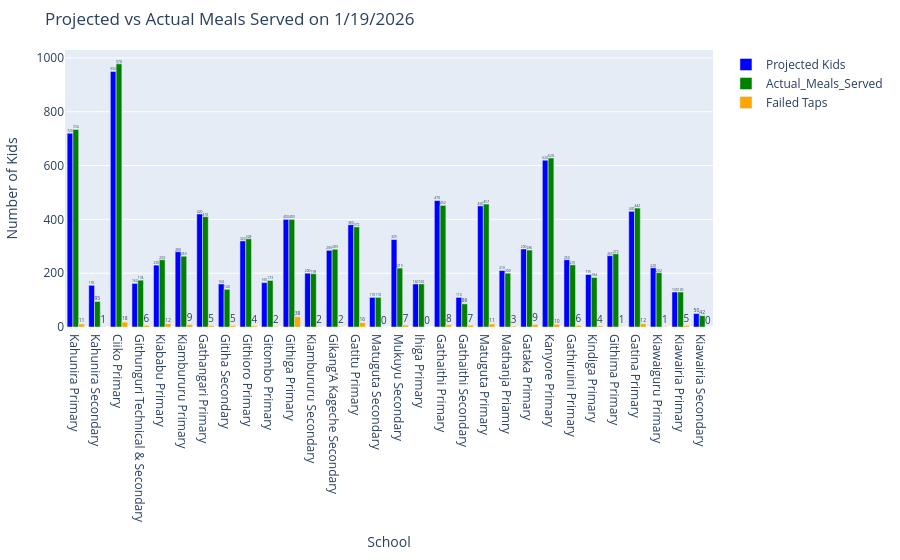

The cell this chart's notebook holds for it:
### Code cell
# Generate the existing plots
projected_vs_actual_fig = go.Figure()
projected_vs_actual_fig.add_trace(
    go.Bar(x=filtered_df["School"], y=filtered_df["Projected_Kids"], name='Projected Kids', marker_color='blue',
            text=filtered_df["Projected_Kids"], textposition='outside')
)
projected_vs_actual_fig.add_trace(
    go.Bar(x=filtered_df["School"], y=filtered_df["Actual_Meals_Served"], name='Actual_Meals_Served', marker_color='green',
            text=filtered_df["Actual_Meals_Served"], textposition='outside')
)
projected_vs_actual_fig.add_trace(
    go.Bar(x=filtered_df["School"], y=filtered_df["Failed_Taps"], name='Failed Taps', marker_color='orange',
            text=filtered_df["Failed_Taps"], textposition='outside')
)
projected_vs_actual_fig.update_layout(
    title=f"Projected vs Actual Meals Served on {date}",
    xaxis_title="School",
    yaxis_title="Number of Kids",
    barmode='group',
    margin=dict(l=50, r=50, t=50, b=50))

### Figure 1 — Plotly figure (JSON) as saved in the notebook; plotly's stock layout.template omitted (floating-point values rounded to 4 significant figures)
{"data": [{"marker": {"color": "blue"}, "name": "Projected Kids", "text": [720, 155, 950, 162, 230, 280, 420, 160, 320, 165, 400, 200, 285, 380, 110, 325, 160, 470, 110, 450, 210, 290, 620, 250, 195, 265, 430, 220, 130, 50], "textposition": "outside", "type": "bar", "x": ["Kahunira Primary", "Kahunira Secondary", "Ciiko Primary", "Githunguri Technical & Secondary", "Kiababu Primary", "Kiambururu Primary", "Gathangari Primary", "Gitiha Secondary", "Githioro Primary", "Gitombo Primary", "Githiga Primary", "Kiambururu Secondary", "Gikang'A Kageche Secondary", "Gatitu Primary", "Matuguta Secondary", "Mukuyu Secondary", "Ihiga Primary", "Gathaithi Primary", "Gathaithi Secondary", "Matuguta Primary", "Mathanja Priamry", "Gataka Primary", "Kanyore Primary", "Gathiruini Primary", "Kindiga Primary", "Githima Primary", "Gatina Primary", "Kiawaiguru Primary", "Kiawairia Primary", "Kiawairia Secondary"], "y": [720, 155, 950, 162, 230, 280, 420, 160, 320, 165, 400, 200, 285, 380, 110, 325, 160, 470, 110, 450, 210, 290, 620, 250, 195, 265, 430, 220, 130, 50]}, {"marker": {"color": "green"}, "name": "Actual_Meals_Served", "text": [734, 95, 978, 174, 250, 263, 410, 140, 328, 173, 400, 198, 289, 372, 110, 219, 160, 452, 86, 457, 200, 286, 628, 231, 184, 272, 442, 202, 130, 42], "textposition": "outside", "type": "bar", "x": ["Kahunira Primary", "Kahunira Secondary", "Ciiko Primary", "Githunguri Technical & Secondary", "Kiababu Primary", "Kiambururu Primary", "Gathangari Primary", "Gitiha Secondary", "Githioro Primary", "Gitombo Primary", "Githiga Primary", "Kiambururu Secondary", "Gikang'A Kageche Secondary", "Gatitu Primary", "Matuguta Secondary", "Mukuyu Secondary", "Ihiga Primary", "Gathaithi Primary", "Gathaithi Secondary", "Matuguta Primary", "Mathanja Priamry", "Gataka Primary", "Kanyore Primary", "Gathiruini Primary", "Kindiga Primary", "Githima Primary", "Gatina Primary", "Kiawaiguru Primary", "Kiawairia Primary", "Kiawairia Secondary"], "y": [734, 95, 978, 174, 250, 263, 410, 140, 328, 173, 400, 198, 289, 372, 110, 219, 160, 452, 86, 457, 200, 286, 628, 231, 184, 272, 442, 202, 130, 42]}, {"marker": {"color": "orange"}, "name": "Failed Taps", "text": [11, 1, 18, 6, 12, 9, 5, 5, 4, 2, 38, 2, 2, 16, 0, 7, 0, 8, 7, 11, 3, 9, 10, 6, 4, 1, 12, 1, 5, 0], "textposition": "outside", "type": "bar", "x": ["Kahunira Primary", "Kahunira Secondary", "Ciiko Primary", "Githunguri Technical & Secondary", "Kiababu Primary", "Kiambururu Primary", "Gathangari Primary", "Gitiha Secondary", "Githioro Primary", "Gitombo Primary", "Githiga Primary", "Kiambururu Secondary", "Gikang'A Kageche Secondary", "Gatitu Primary", "Matuguta Secondary", "Mukuyu Secondary", "Ihiga Primary", "Gathaithi Primary", "Gathaithi Secondary", "Matuguta Primary", "Mathanja Priamry", "Gataka Primary", "Kanyore Primary", "Gathiruini Primary", "Kindiga Primary", "Githima Primary", "Gatina Primary", "Kiawaiguru Primary", "Kiawairia Primary", "Kiawairia Secondary"], "y": [11, 1, 18, 6, 12, 9, 5, 5, 4, 2, 38, 2, 2, 16, 0, 7, 0, 8, 7, 11, 3, 9, 10, 6, 4, 1, 12, 1, 5, 0]}], "layout": {"barmode": "group", "margin": {"b": 50, "l": 50, "r": 50, "t": 50}, "title": {"text": "Projected vs Actual Meals Served on 1/19/2026"}, "xaxis": {"title": {"text": "School"}}, "yaxis": {"title": {"text": "Number of Kids"}}}}
